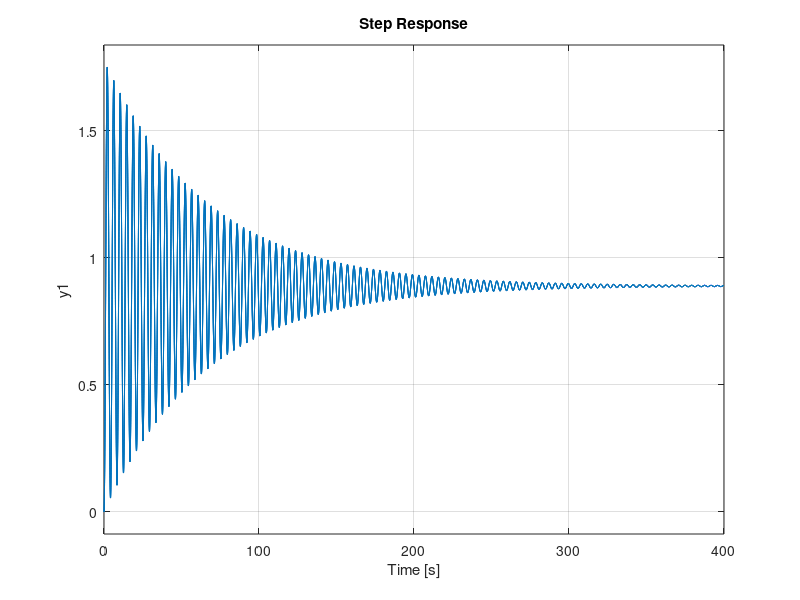

Recreate this plot in MATLAB.
%PASO 1
Ts=0.02;
s=tf('s');
G=2/(s^2+0.03*s+2.25);%planta
G1=s^2+0.79*s+0.45;%deseado
step(G)
step(feedback(G,1))
ts=0.5;%tiempo de muestreo ts<=tss/10
polos=[1 0.03 2.25];
pole=roots(polos);
polos2=[1 0.79 0.45];
pole2=roots(polos2);
num=2;
den=[1 0.03 2.25];
[a,b,c,d]=tf2ss(num,den);
contmat=ctrb(a,b);
obsermat=obsv(a,c);
det(contmat)
det(obsermat)
%controlador pid PASO 2
kd=2.375;
ki=0.64;
kp=0.625;
C=kp+kd*s+(ki/s);
step(feedback(C*G,1))
%PASO 4
c2d(G,0.1)
c2d(G,0.5)
z=tf('z',0.5);%operador z
PID=(0.2373*z+0.2371)/(z^2-1.452*z+0.9851);
PID1=0.625+(0.3225/(1-(z^-1)))+4.75*(1-(z^-1));
step(feedback(PID*PID1,1))
%Estabilidad en tiempo cotinuo, no garantiza estabilidad en tiempo discreto
step(G)
hold on
step(c2d(G,Ts))%por defecto usa metodo backward
hold on
step(c2d(G,Ts,'foh'))
hold on
step(d2d(c2d(G,Ts),Ts))